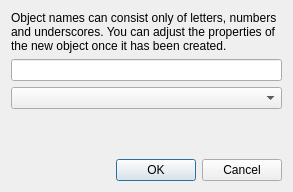
<?xml version="1.0" encoding="UTF-8"?>
<ui version="4.0">
 <class>ACNewObjectDialog</class>
 <widget class="QDialog" name="ACNewObjectDialog">
  <property name="geometry">
   <rect>
    <x>0</x>
    <y>0</y>
    <width>293</width>
    <height>192</height>
   </rect>
  </property>
  <property name="windowTitle">
   <string>New Object</string>
  </property>
  <property name="modal">
   <bool>false</bool>
  </property>
  <layout class="QVBoxLayout" name="verticalLayout">
   <item>
    <widget class="QLabel" name="label">
     <property name="text">
      <string>Object names can consist only of letters, numbers and underscores. You can adjust the properties of the new object once it has been created.</string>
     </property>
     <property name="wordWrap">
      <bool>true</bool>
     </property>
    </widget>
   </item>
   <item>
    <widget class="QLineEdit" name="objectName"/>
   </item>
   <item>
    <widget class="QComboBox" name="objectType">
     <property name="currentIndex">
      <number>-1</number>
     </property>
     <item>
      <property name="text">
       <string>Spawn Point</string>
      </property>
     </item>
     <item>
      <property name="text">
       <string>World Object (No Physics)</string>
      </property>
     </item>
    </widget>
   </item>
   <item>
    <spacer name="verticalSpacer">
     <property name="orientation">
      <enum>Qt::Vertical</enum>
     </property>
     <property name="sizeHint" stdset="0">
      <size>
       <width>20</width>
       <height>40</height>
      </size>
     </property>
    </spacer>
   </item>
   <item>
    <widget class="QDialogButtonBox" name="buttonBox">
     <property name="orientation">
      <enum>Qt::Horizontal</enum>
     </property>
     <property name="standardButtons">
      <set>QDialogButtonBox::Cancel|QDialogButtonBox::Ok</set>
     </property>
    </widget>
   </item>
  </layout>
 </widget>
 <resources/>
 <connections>
  <connection>
   <sender>buttonBox</sender>
   <signal>accepted()</signal>
   <receiver>ACNewObjectDialog</receiver>
   <slot>accept()</slot>
   <hints>
    <hint type="sourcelabel">
     <x>248</x>
     <y>254</y>
    </hint>
    <hint type="destinationlabel">
     <x>157</x>
     <y>274</y>
    </hint>
   </hints>
  </connection>
  <connection>
   <sender>buttonBox</sender>
   <signal>rejected()</signal>
   <receiver>ACNewObjectDialog</receiver>
   <slot>reject()</slot>
   <hints>
    <hint type="sourcelabel">
     <x>316</x>
     <y>260</y>
    </hint>
    <hint type="destinationlabel">
     <x>286</x>
     <y>274</y>
    </hint>
   </hints>
  </connection>
 </connections>
</ui>
